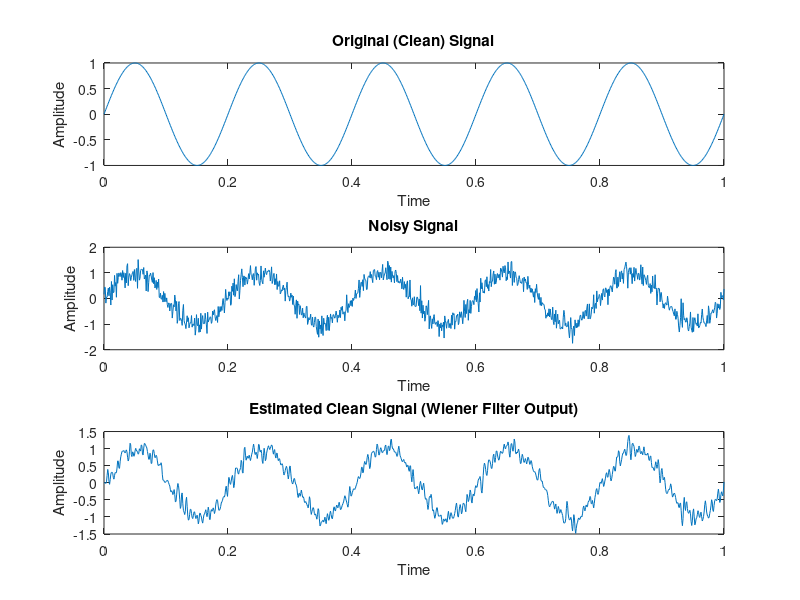

The MATLAB script that drew this image:
t = linspace(0, 1, 1000); 
clean_signal = sin(2 * pi * 5 * t); 
SNR = 10;
noisy_signal = awgn(clean_signal, SNR, 'measured');
order = 10; 
wiener_filter = fir1(order, 0.5); 
estimated_clean_signal = filter(wiener_filter, 1, noisy_signal);
figure;
subplot(3, 1, 1);
plot(t, clean_signal);
title('Original (Clean) Signal');
xlabel('Time');
ylabel('Amplitude');
subplot(3, 1, 2);
plot(t, noisy_signal);
title('Noisy Signal');
xlabel('Time');
ylabel('Amplitude');
subplot(3, 1, 3);
plot(t, estimated_clean_signal);
title('Estimated Clean Signal (Wiener Filter Output)');
xlabel('Time');
ylabel('Amplitude');